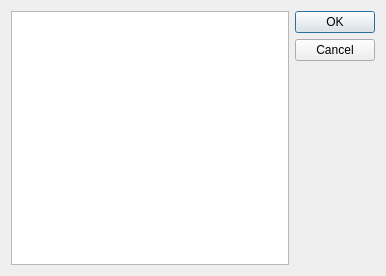
<?xml version="1.0" encoding="UTF-8"?>
<ui version="4.0">
 <class>winetrickshelp</class>
 <widget class="QDialog" name="winetrickshelp">
  <property name="geometry">
   <rect>
    <x>0</x>
    <y>0</y>
    <width>386</width>
    <height>276</height>
   </rect>
  </property>
  <property name="windowTitle">
   <string>Dialog</string>
  </property>
  <layout class="QGridLayout" name="gridLayout">
   <item row="0" column="0">
    <widget class="QTextBrowser" name="txtOutput"/>
   </item>
   <item row="0" column="1">
    <widget class="QDialogButtonBox" name="buttonBox">
     <property name="orientation">
      <enum>Qt::Vertical</enum>
     </property>
     <property name="standardButtons">
      <set>QDialogButtonBox::Cancel|QDialogButtonBox::Ok</set>
     </property>
    </widget>
   </item>
  </layout>
 </widget>
 <resources/>
 <connections>
  <connection>
   <sender>buttonBox</sender>
   <signal>accepted()</signal>
   <receiver>winetrickshelp</receiver>
   <slot>accept()</slot>
   <hints>
    <hint type="sourcelabel">
     <x>248</x>
     <y>254</y>
    </hint>
    <hint type="destinationlabel">
     <x>157</x>
     <y>274</y>
    </hint>
   </hints>
  </connection>
  <connection>
   <sender>buttonBox</sender>
   <signal>rejected()</signal>
   <receiver>winetrickshelp</receiver>
   <slot>reject()</slot>
   <hints>
    <hint type="sourcelabel">
     <x>316</x>
     <y>260</y>
    </hint>
    <hint type="destinationlabel">
     <x>286</x>
     <y>274</y>
    </hint>
   </hints>
  </connection>
 </connections>
</ui>
